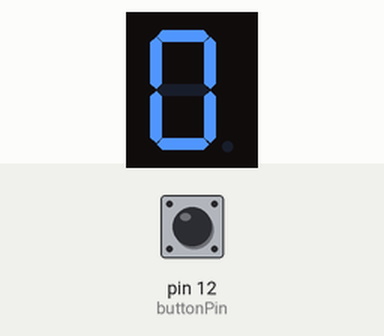
A sketch run on a simulated Arduino Uno, built with avr-gcc and run on an emulated ATmega328P. On the bench: 1-digit seven-segment display. Wiring (inferred from the names in the program): 1-digit 7-segment display, segments lit when LOW: segments pin 2, pin 3, pin 4, pin 5, pin 6, pin 7, pin 8. Inputs (shaded band) come from the test bench; at power-on: pin 12 (buttonPin) LOW. The segment pins are drawn as the display they are named for; what the sketch prints to the serial monitor is not drawn.

Above: at 1.2 s.
1.3 s: pin 12 (buttonPin) pulled HIGH for 0.15 s
At 2.1 s:
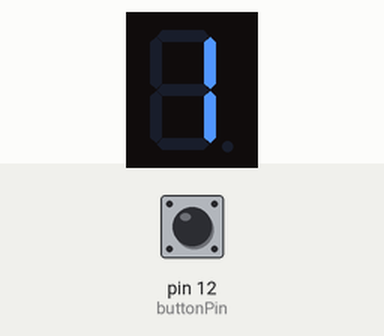
2.9 s: pin 12 (buttonPin) pulled HIGH for 1 s
At 3.4 s:
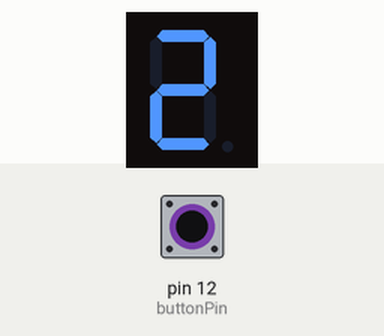
5.4 s: pin 12 (buttonPin) pulled HIGH for 0.15 s
At 6.5 s:
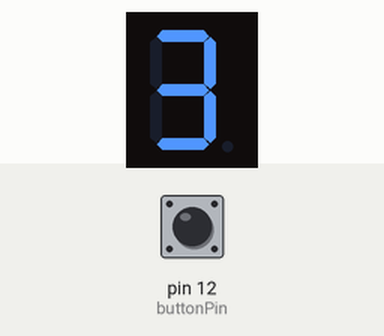
7.0 s: pin 12 (buttonPin) pulled HIGH for 1 s
At 7.7 s:
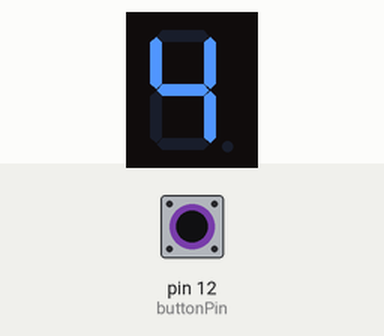
Timing chart, 0 to 7.8 s (numbered marks = the images above; inputs shaded):
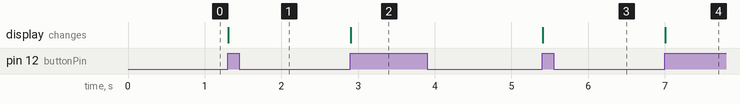

The sketch:

0513_02.ino
```cpp
byte seven_seg_digits[10][7]={{0,0,0,0,0,0,1},
{1,0,0,1,1,1,1},
{0,0,1,0,0,1,0},
{0,0,0,0,1,1,0},
{1,0,0,1,1,0,0},
{0,1,0,0,1,0,0},
{0,1,0,0,0,0,0},
{0,0,0,1,1,1,1},
{0,0,0,0,0,0,0},
{0,0,0,1,1,0,0}
};


byte pin_numbers[7]={2,3,4,5,6,7,8};
const int buttonPin=12;
int present_buttonState=0; int pre_buttonState=0;
int buttonState=1;
int num=0;
void setup() {
  Serial.begin(9600);
    pinMode(2,OUTPUT);
    pinMode(3,OUTPUT);
    pinMode(4,OUTPUT);
    pinMode(5,OUTPUT);
    pinMode(6,OUTPUT);
    pinMode(7,OUTPUT);
    pinMode(8,OUTPUT);
digitalWrite(9,0);
digitalWrite(buttonPin,HIGH);
pinMode(buttonPin,INPUT);
}

void sevenSegWrite(byte digit){
  byte pin=2;
  for(byte seg=0;seg<7;seg++){
    digitalWrite(pin_numbers[seg],seven_seg_digits[digit][seg]);
    pin++;
  }
}
void loop() {
  present_buttonState=digitalRead(buttonPin);
  Serial.println(present_buttonState);
  if(pre_buttonState==0 && present_buttonState==1){
    num++;
    if(num>9){
      num=0;
    }
    pre_buttonState=1;
  }

  if(pre_buttonState==1 && present_buttonState==0) pre_buttonState=0;
  sevenSegWrite(num);
}
```

Measured:
- after the input at 1.3 s, the display: changes at once (image 1)
- after the input at 2.9 s, the display: changes at once (image 2)
- after the input at 5.4 s, the display: changes at once (image 3)
- after the input at 7.0 s, the display: changes at once (image 4)
